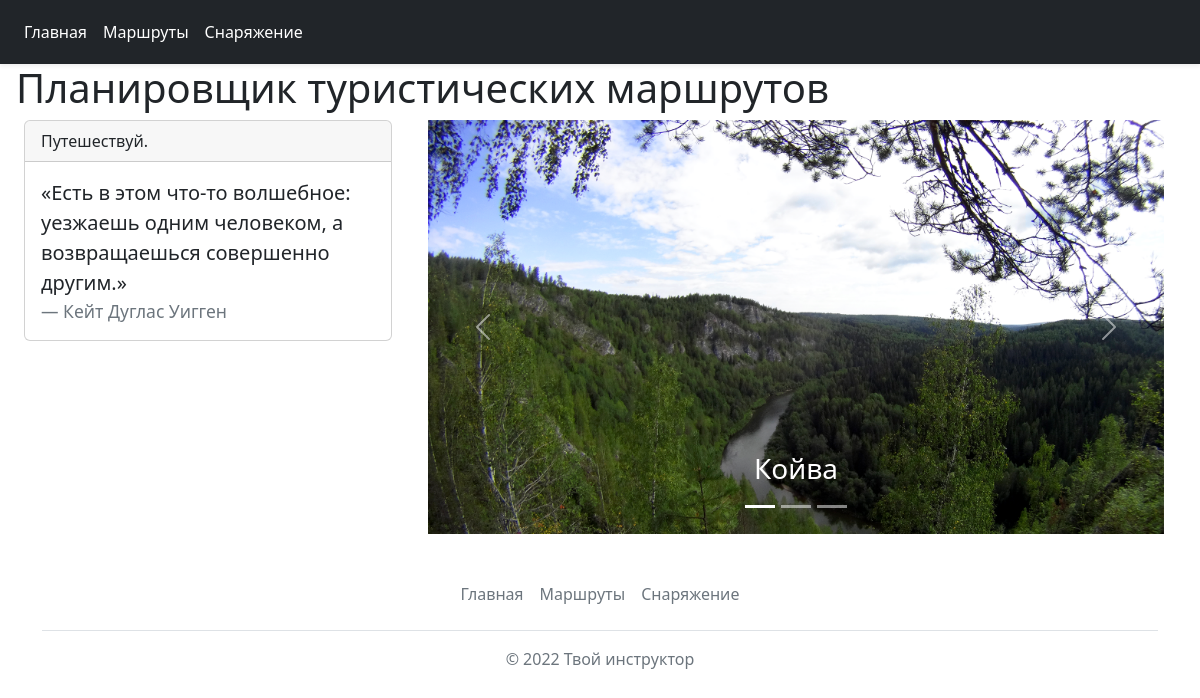
The page / on the database its author committed.
### rafting/models.py (models this page shows, shortened)
class Rafting(models.Model):
    title = models.CharField(max_length=50, verbose_name='Название реки')
    days = models.IntegerField(verbose_name='Количество дней')
    content = models.TextField(verbose_name='Описание сплава')
    short_content = models.TextField(verbose_name='Краткое описание сплава', null=True)
    km_on_river = models.IntegerField(verbose_name='Километров по реке')
    km_from_perm = models.CharField(max_length=50, verbose_name='Километров от Перми')
    title_image = models.ImageField(upload_to='images/title/', blank=True, verbose_name='Главное фото')
    preview_image = models.ImageField(upload_to='images/preview/', blank=True, verbose_name='Превью')
    LEVEL = (
        ('Лёгкая', 'Лёгкая'),
        ('Средняя', 'Средняя'),
        ('Тяжелая', 'Тяжёлая'),
    )
    level = models.CharField(max_length=30, choices=LEVEL, verbose_name='Сложность')
    slug = models.SlugField(max_length=255, unique=True, db_index=True, verbose_name="URL")
    members = models.ManyToManyField('Members')
    class Meta:
        verbose_name = 'Сплав'
        verbose_name_plural = 'Сплавы'
        ordering = ['days', 'title']

### rafting/views.py (the view)
# urls.py: path('', views.index, name='home'),
def index(request):
    rafting = Rafting.objects.all()
    image = Images.objects.all()
    context = {
        'rafting': rafting,
        'title': 'Планировщик туристических маршрутов',
        'image': image,
    }
    return render(request, 'rafting/index.html', context)

### rafting/templates/rafting/index.html (shortened to what this page needs)
{% extends 'base.html' %}
{% block content %}
<h1 class="px-3"> Планировщик туристических маршрутов </h1>
<div class="row px-4">
        <div class="col-lg-4">
            <div class="card">
                <div class="card-header">
                    Путешествуй.
                </div>
                <div class="card-body">
                    <blockquote class="blockquote mb-0">
                        <p>«Есть в этом что-то волшебное: уезжаешь одним человеком, а возвращаешься совершенно
                            другим.»</p>
                        <footer class="blockquote-footer">Кейт Дуглас Уигген<cite title="Заголовок источника"></cite>
                        </footer>
                    </blockquote>
                </div>
            </div>
        </div>
    <div class="col-lg-8">
        <div class="container-fluid">
            <div id="carouselExample" class="carousel carousel slide" data-bs-ride="carousel">
                <div class="carousel-indicators">
                    <button type="button" data-bs-target="#carouselExample" data-bs-slide-to="0" class="active"
                            aria-current="true" aria-label="Slide 1"></button>
                    <button type="button" data-bs-target="#carouselExample" data-bs-slide-to="1"
                            aria-label="Slide 2"></button>
                    <button type="button" data-bs-target="#carouselExample" data-bs-slide-to="2"
                            aria-label="Slide 3"></button>
                </div>
                <div class="carousel-inner">
                    {% for item in rafting %}
                    {% if forloop.first %}
                    <div class="carousel-item active" data-bs-interval="3000">
                        {% else %}
                        <div class="carousel-item" data-bs-interval="3000">
                            {% endif %}
                            {% if item.title_image %}
                            <img class="d-block w-100" src='{{ item.title_image.url }}' alt="...">
                            {% endif %}
                            <div class="carousel-caption d-none d-md-block">
                                <h3>{{ item.title }}</h3>
                            </div>
                        </div>
                        {%endfor%}
                    </div>
                    <button class="carousel-control-prev" type="button" data-bs-target="#carouselExample"
                            data-bs-slide="prev">
                        <span class="carousel-control-prev-icon" aria-hidden="true"></span>
                    </button>
                    <button class="carousel-control-next" type="button" data-bs-target="#carouselExample"
                            data-bs-slide="next">
                        <span class="carousel-control-next-icon" aria-hidden="true"></span>
                    </button>
                </div>
            </div>
        </div>
    </div>
{% endblock %}

### rows shown on the page
Rafting: title_image (picture), title "Койва"
